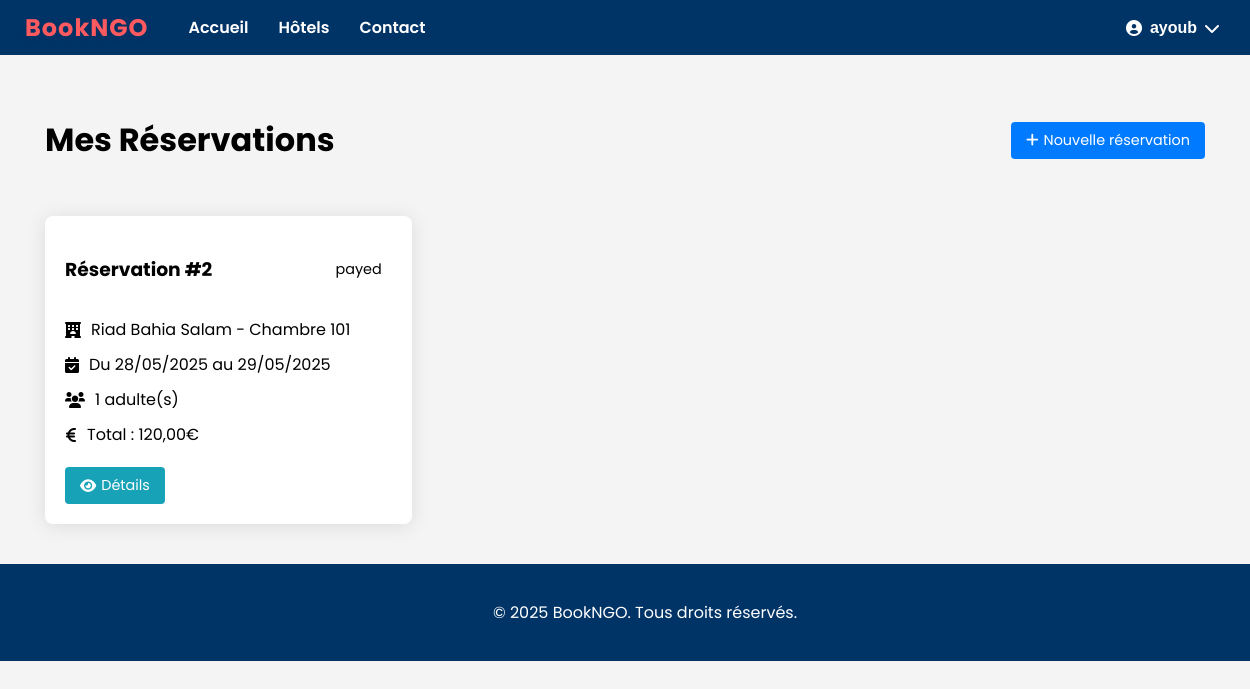
Before: /api/reservations/ (signed in) with the older database file.
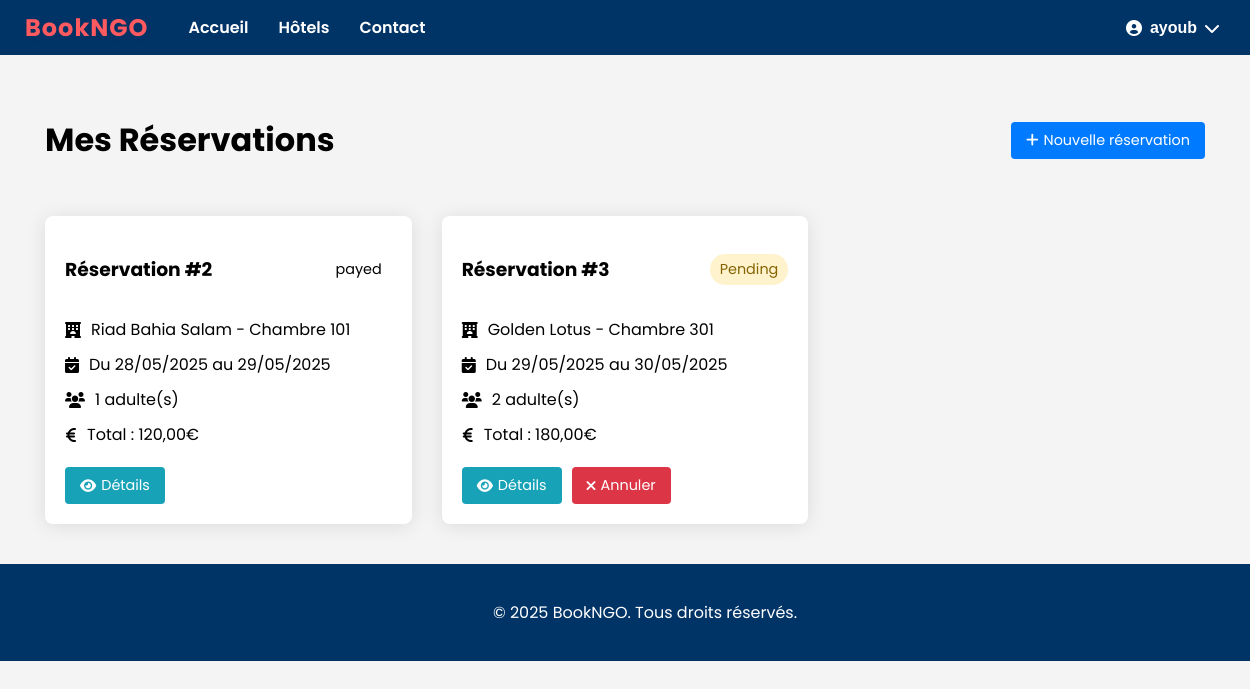
After: the same page with the newer database file.
### reservations_app/models.py (models this page shows, shortened)
class Booking(models.Model):
    PENDING = 'pending'
    CONFIRMED = 'confirmed'
    CANCELLED = 'cancelled'
    COMPLETED = 'completed'
    STATUS_CHOICES = (
        (PENDING, 'Pending'),
        (CONFIRMED, 'Confirmed'),
        (CANCELLED, 'Cancelled'),
        (COMPLETED, 'Completed'),
    )
    user = models.ForeignKey(User, on_delete=models.CASCADE, related_name='bookings')
    room = models.ForeignKey(Room, on_delete=models.CASCADE)
    check_in = models.DateField()
    check_out = models.DateField()
    adults = models.PositiveIntegerField()
    children = models.PositiveIntegerField(default=0)
    special_requests = models.TextField(blank=True)
    total_price = models.DecimalField(max_digits=10, decimal_places=2)
    status = models.CharField(max_length=20, choices=STATUS_CHOICES, default=PENDING)
    created_at = models.DateTimeField(auto_now_add=True)
    updated_at = models.DateTimeField(auto_now=True)

### hotel_app/models.py (models this page shows, shortened)
class Room(models.Model):
    hotel = models.ForeignKey(Hotel, on_delete=models.CASCADE, related_name='rooms')
    room_type = models.ForeignKey(RoomType, on_delete=models.CASCADE)
    room_number = models.CharField(max_length=10)
    floor = models.PositiveIntegerField()
    is_available = models.BooleanField(default=True)

class Hotel(models.Model):
    owner = models.ForeignKey(User, on_delete=models.CASCADE, related_name='hotels')
    name = models.CharField(max_length=255)
    description = models.TextField()
    address = models.TextField()
    city = models.CharField(max_length=100)
    country = models.CharField(max_length=100)
    email = models.EmailField()
    phone = models.CharField(max_length=20)
    image = models.ImageField(upload_to='hotels/', null=True, blank=True)
    base_price = models.DecimalField(max_digits=10, decimal_places=2, default=0)

### reservations_app/views.py (the view)
# urls.py: path('', views.booking_list, name='booking-list'),
@login_required
def booking_list(request):
    if request.user.role == 1:  # Client
        bookings = Booking.objects.filter(user=request.user)
    elif request.user.role == 2:  # Hotelier
        bookings = Booking.objects.filter(room__hotel__owner=request.user)
    else:
        bookings = Booking.objects.none()
    return render(request, 'reservations_app/booking_list.html', {
        'bookings': bookings
    })

### templates/reservations_app/booking_list.html (shortened to what this page needs)
{% extends "base.html" %}
{% block content %}
<div class="bookings-container">
    <div class="section-header">
        <h1>Mes Réservations</h1>
        {% if user.role == 1 %}
        <a href="{% url 'hotel-list' %}" class="btn btn-primary">
            <i class="fas fa-plus"></i> Nouvelle réservation
        </a>
        {% endif %}
    </div>
    <div class="bookings-grid">
        {% for booking in bookings %}
        <div class="booking-card">
            <div class="booking-header">
                <h3>Réservation #{{ booking.id }}</h3>
                <span class="booking-status {{ booking.status }}">
                    {{ booking.get_status_display }}
                </span>
            </div>
            <div class="booking-info">
                <p>
                    <i class="fas fa-hotel"></i>
                    {{ booking.room.hotel.name }} - Chambre {{ booking.room.room_number }}
                </p>
                <p>
                    <i class="fas fa-calendar-check"></i>
                    Du {{ booking.check_in|date:"d/m/Y" }} au {{ booking.check_out|date:"d/m/Y" }}
                </p>
                <p>
                    <i class="fas fa-users"></i>
                    {{ booking.adults }} adulte(s){% if booking.children %} + {{ booking.children }} enfant(s){% endif %}
                </p>
                <p>
                    <i class="fas fa-euro-sign"></i>
                    Total : {{ booking.total_price }}€
                </p>
            </div>
            <div class="booking-actions">
                <a href="{% url 'reservations:booking-detail' booking.pk %}" class="btn btn-info">
                    <i class="fas fa-eye"></i> Détails
                </a>
                {% if booking.status == 'pending' %}
                    <a href="{% url 'reservations:booking-cancel' booking.pk %}" class="btn btn-danger">
                        <i class="fas fa-times"></i> Annuler
                    </a>
                {% endif %}
            </div>
        </div>
        {% endfor %}
    </div>
</div>
{% endblock %}

Changed rows visible on the page:
added Booking: id "3", status "Pending", room.hotel.name "Golden Lotus", room.room_number "301", check_in "29/05/2025", check_out "30/05/2025", adults "2", total_price "180,00", shows "Annuler"
